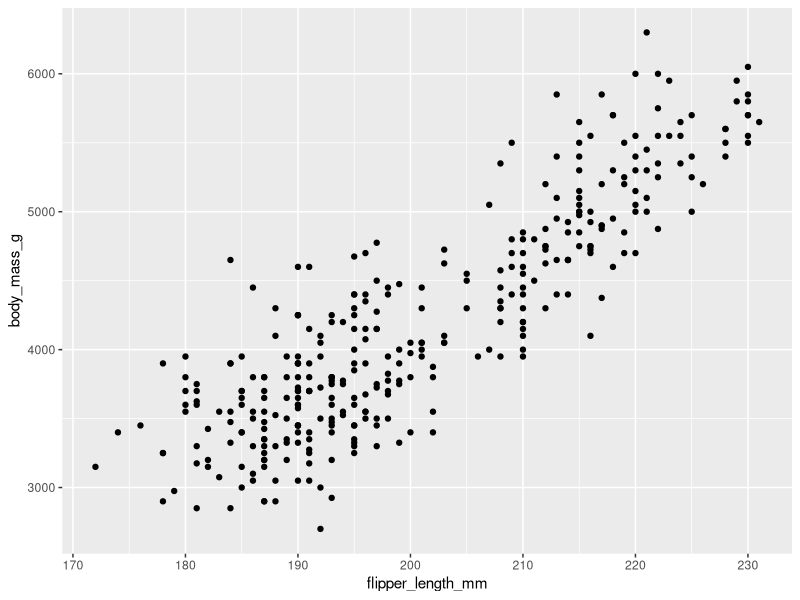
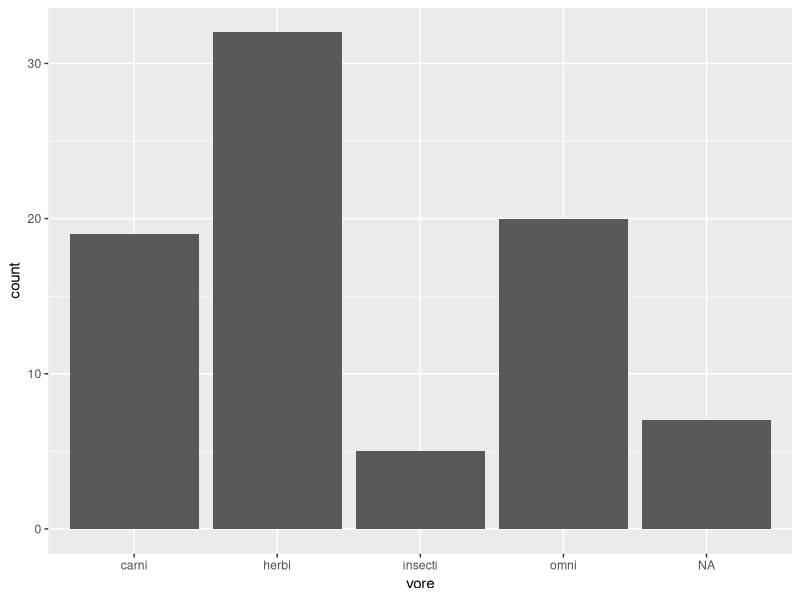

The R script that drew these images, in order:
# Since ggplot2 is already existing in the version of R we are using we will only load it 

library(ggplot2)

#while installing and loading the palmerpenguins dataset
install.packages("palmerpenguins")
library(palmerpenguins)

#It is always good practise to load dplyr in case you need some cleaning
library(dplyr)

# We can view the dataset
data("penguins")
View(penguins)

#We will also load the msleep dataset for a second plot
data(msleep)
View(msleep)


# Creation of the scatter plot in ggplot2 on penguins
ggplot(data=penguins) + geom_point(mapping = aes(x=flipper_length_mm, y=body_mass_g))


#We need to a bit of cleaning in our msleep data, grouping by vore with the average total sleep of each cat
msleep_group <- msleep %>% 
    group_by(vore) %>% 
    summarise(avg_sleep = sleep_total)
View(msleep_group)

# Plotting the msleep dataset with ggplot, with bar plot
ggplot(data=msleep_group) + geom_bar(mapping = aes(x=vore))

                                      